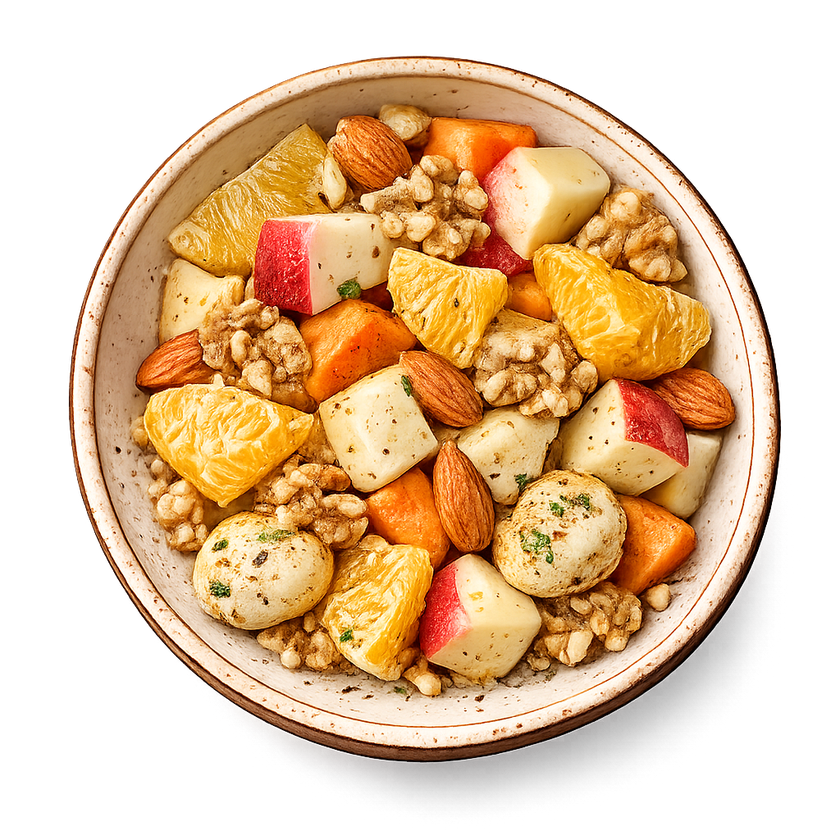
#> input picture new core models/data/south indian cuisine/images/M081.png, 840 x 840 px, shrunk from 1024 x 1024 before the run, found by its file name; its folder holds 4 pictures in this run
$ python convert_si_images_to_webp.py
#> lines starting #> are read from the running program, lines starting #| are printed output that depends on the picture
import os
from PIL import Image
import re

def convert_images(source_dir):
    supported_formats = ('.jpg', '.jpeg', '.png')
    count = 0

    for filename in os.listdir(source_dir):
        ext = os.path.splitext(filename)[1].lower()
        if ext in supported_formats:
            source_path = os.path.join(source_dir, filename)

            # Keep original filename but change extension to .webp
            new_filename = os.path.splitext(filename)[0] + '.webp'
            target_path = os.path.join(source_dir, new_filename)

            try:
                # Open image and convert to RGB if necessary (e.g. for PNG with transparency)
                with Image.open(source_path) as img:
#> img is the input picture: PIL image 840x840 RGBA; mean R, G, B, A 118.4, 86, 51.4, 144.1
                    if img.mode in ("RGBA", "P"):
                        img = img.convert("RGB")
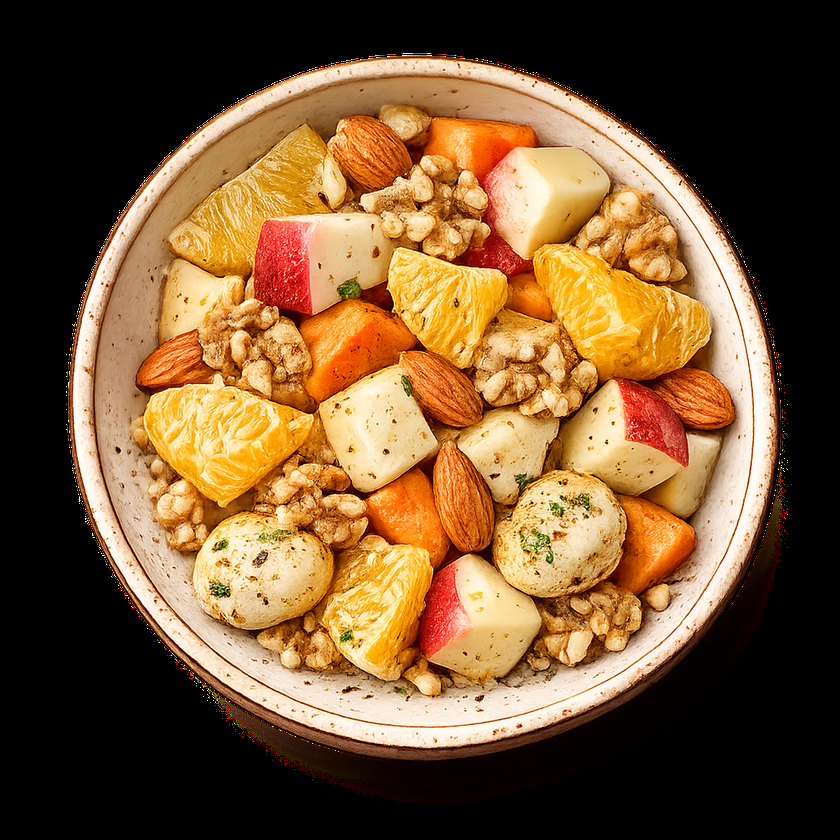
#> img: PIL image 840x840 RGB; mean R, G, B 118.4, 86, 51.4
                    # Save as webp
                    img.save(target_path, "webp", quality=85)

                # Optionally delete original? User didn't say to delete, but usually you don't want duplicates.
                # The user said "convert ... to webp". I'll delete the original so we only have .webp left,
                # just like the NI task (wait, in NI task I converted from 'fuzzy-images' to 'images', so I didn't delete,
                # but here the source and dest is the same 'images' folder. I will remove the original.)
                os.remove(source_path)

                print(f"Converted: {filename} -> {new_filename}")
                count += 1
            except Exception as e:
                print(f"Failed to convert {filename}: {e}")

    print(f"\nSuccessfully converted {count} images.")

if __name__ == "__main__":
    src = r"d:\IAgami\Bioart Dataset\Diet Plan Updated\Diet-Plan-1\Diet-Plan\new core models\data\south indian cuisine\images"
    convert_images(src)
